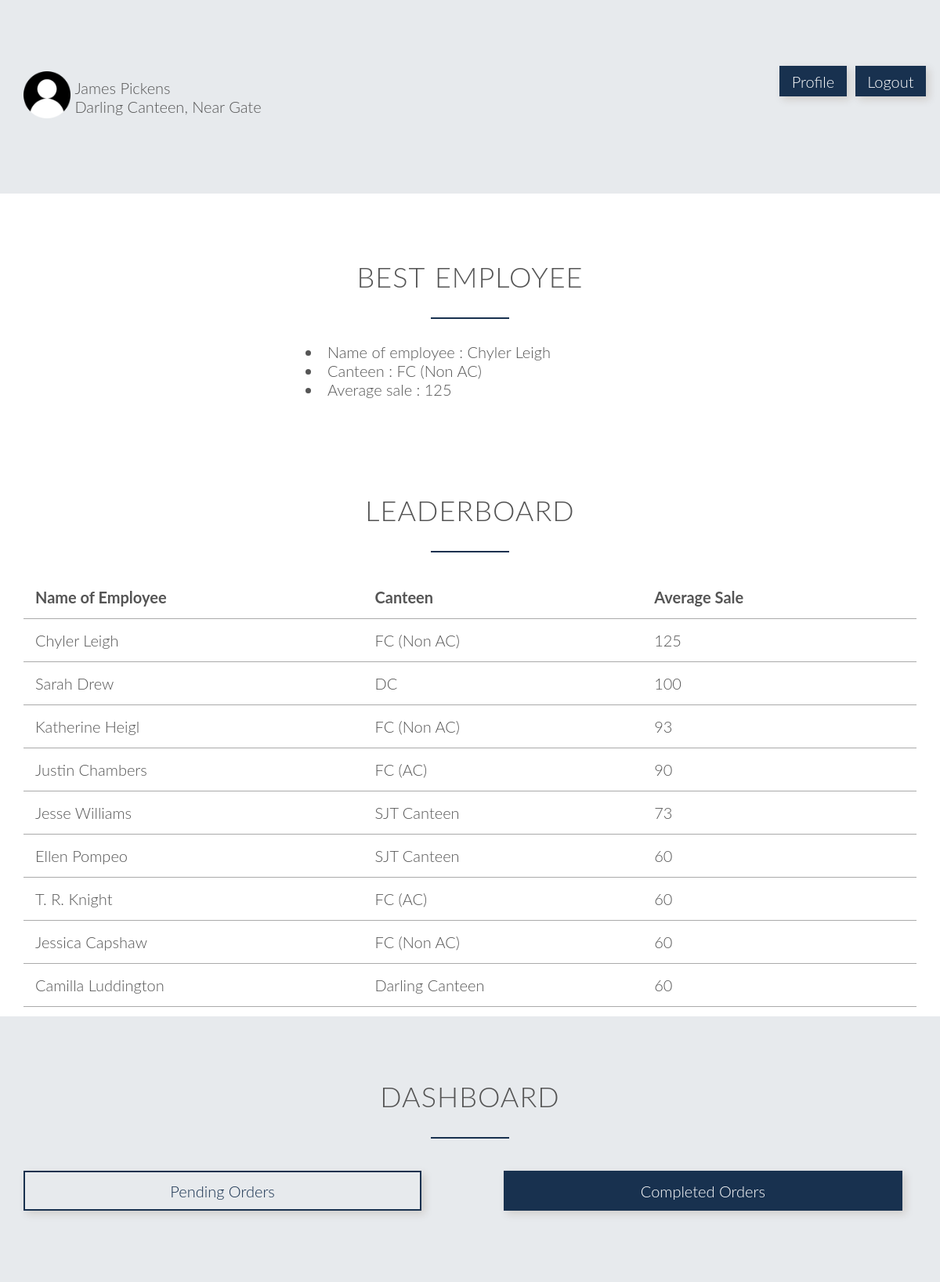
The app's page /emphome.php (signed in) with its own data.
### tables this page shows
CREATE TABLE `employee` (
  `eid` int(11) NOT NULL,
  `name` varchar(25) DEFAULT NULL,
  `join_date` date DEFAULT NULL,
  `streetname` varchar(15) DEFAULT NULL,
  `city` varchar(10) DEFAULT NULL,
  `phone` decimal(30,0) DEFAULT NULL,
  `cid` int(11) DEFAULT NULL
);

CREATE TABLE `canteen` (
  `cid` int(11) NOT NULL,
  `name` varchar(25) DEFAULT NULL,
  `location` varchar(10) DEFAULT NULL
);

### emphome.php (the view, shortened to what this page needs)
<!DOCTYPE html>
<?php
    include('sessionemp.php');
    $uname = $_SESSION['login_user'];
    $sql = "SELECT * from employee where eid='$uname'";
    $result = mysqli_query($db,$sql);
    $row = mysqli_fetch_array($result,MYSQLI_ASSOC);
?>
<html>
    <head>
        <link rel="stylesheet" type="text/css" href="css/style.css">
        <link rel="stylesheet" type="text/css" href="css/grid.css">
    </head>
    <body>
        <section class="section-plans">
            <div class="row">
                <div class="col span-10-of-12">
                    <?php
                        $cid = $row['cid'];
                        $canteen = "SELECT * from canteen where cid='$cid'";
                        $res = mysqli_query($db,$canteen);
                        $cantrow = mysqli_fetch_array($res,MYSQLI_ASSOC);
                    ?>
                    <img src="images/person.png" style="border-radius: 20%; width: 5vw;">
                    <div style="display: inline-block; vertical-align: super"><?php echo $row['name']?><br>
                        <?php
                            $cant=$cantrow['name'];
                            $loc=$cantrow['location'];
                            echo "$cant, $loc"
                        ?></div>
                </div>
                <div class="col span-1-of-12"><a style="text-decoration: none; background-color: #18314f; padding: 10% 20%; color: white; vertical-align: text-bottom; margin-top: 20%; margin-bottom: 20%; box-shadow: 4px 4px 10px rgba(72, 39, 10, 0.15)" href="empprof.php">Profile</a></div>
                <div class="col span-1-of-12"><a style="text-decoration: none; background-color: #18314f; padding: 10% 20%; color: white; vertical-align: text-bottom; margin-top: 20%; margin-bottom: 20%; box-shadow: 4px 4px 10px rgba(72, 39, 10, 0.15)" href="index.php">Logout</a></div>
            </div>
        </section>
        <section class="section-cant" id="cities">
            <div class="row">
            <br><br><br>
                <h2>Best Employee</h2>
            </div>
            <div class="row">
                <div class="row">
                    <?php
                        $q = "select max(jo) from (select eid, sum(cost)/count(eid) as jo from ord where status = 'Completed' group by eid) as t";
                        $m = mysqli_query($db,$q);
                        $cost = mysqli_fetch_array($m, MYSQLI_ASSOC);
                        $qb = "select eid, sum(cost)/count(eid) as jo from ord where status = 'Completed' group by eid";
                        $mb = mysqli_query($db,$qb);
                        while($item = mysqli_fetch_array($mb, MYSQLI_ASSOC)){
                            if ($cost['max(jo)']==$item['jo']){
                                $eid = $item['eid'];
                                $name = "select * from employee where eid='$eid'";
                                $r = mysqli_query($db,$name);
                                $nm = mysqli_fetch_array($r,MYSQLI_ASSOC);
                                $cid = $nm['cid'];
                                $c = "select name from canteen where cid=".$cid."";
                                $s = mysqli_query($db,$c);
                                $cant = mysqli_fetch_array($s, MYSQLI_ASSOC);
                                echo "<li style=\"margin-left:30vw;\">Name of employee : ".$nm['name']."</li><li style=\"margin-left:30vw;\"> Canteen : ".$cant['name']."</li><li style=\"margin-left:30vw;\"> Average sale : ".round($cost['max(jo)'])."</li><br><br>";
                            }
                        }
                    ?>
                </div>
            </div>
            <div class="row">
            <br><br><br>
                <h2>Leaderboard</h2>
            </div>
            <div class="row">
                <div class="row">
                    <table>
                        <tr>
                            <td width=15><strong>Name of Employee</strong></td>
                            <td width=15><strong>Canteen</strong></td>
                            <td width=15><strong>Average Sale</strong></td>
                        </tr>
                    <?php
                        $qb = "select * from (select eid, sum(cost)/count(eid) as jo from ord where status = 'Completed' group by eid) as t order by jo desc";
                        $mb = mysqli_query($db,$qb);
                        while($item = mysqli_fetch_array($mb, MYSQLI_ASSOC)){
                            $eid = $item['eid'];
                            $name = "select * from employee where eid='$eid'";
                            $r = mysqli_query($db,$name);
                            $nm = mysqli_fetch_array($r,MYSQLI_ASSOC);
                            $cid = $nm['cid'];
                            $c = "select name from canteen where cid=".$cid."";
                            $s = mysqli_query($db,$c);
                            $cant = mysqli_fetch_array($s, MYSQLI_ASSOC);
                            echo "<tr><td>".$nm['name']."</td><td>".$cant['name']."</td><td>".round($item['jo'])."</td></tr>";
                        }
                    ?>
                    </table>
                </div>
            </div>
        </section>
        <section class="section-plans">
            <div class="row">
                <h2>DASHBOARD</h2>
            </div>
            <div class="row">
                <a style="text-decoration: none; color:#18314f;" href="emordstat.php">
                    <div class="col span-5-of-11" style="box-shadow: 4px 4px 10px rgba(72, 39, 10, 0.15); text-align: center; padding: 1%;border: 2px solid #18314f;">
                        Pending Orders
                    </div>
                </a>
                <div class="col">&nbsp;&nbsp;&nbsp;&nbsp;&nbsp;&nbsp;&nbsp;&nbsp;&nbsp;&nbsp;&nbsp;&nbsp;&nbsp;&nbsp;&nbsp;&nbsp;</div>
                <a style="text-decoration: none; color: white;" href="emordview.php">
                    <div class="col span-5-of-11" style="box-shadow: 4px 4px 10px rgba(72, 39, 10, 0.15); text-align: center; padding: 1%;border: 2px solid #18314f;background-color: #18314f;">
                        Completed Orders
                    </div>
                </a>
            </div>
        </section>
   </body>
</html>

### css/style.css (style rules this page uses)
* { margin:0; padding: 0; -webkit-box-sizing: border-box; box-sizing: border-box; }
html, body { background-color: #fff; color: #555; font-family: 'Lato','Arial', sans-serif; font-weight: 300; font-size: 20px; text-rendering: optimizeLegibility; overflow-x: hidden; }
.row { max-width: 1140px; margin: 0 auto; }
section { padding: 80px 0px; }
h1, h2, h3 { font-weight: 300; text-transform: uppercase; }
h2 { font-size: 180%; word-spacing: 2px; text-align: center; margin-bottom: 30px; letter-spacing: 1px; }
h2:after { display: block; height: 2px; background-color: #18314f; content: " "; width: 100px; margin: 0 auto; margin-top: 30px; }
table { border:none; width: 100%; border-collapse: collapse; }
th, td { padding: 15px; text-align: left; vertical-align: middle; border: none; border-bottom: 1px solid #aaaaaa; }
.section-cant { padding: 1%; }
.section-plans { background-color: rgba(24, 49, 79, 0.1); }

### css/grid.css (style rules this page uses)
.row { zoom: 1; }
.row:before, .row:after { content:""; display:table; }
.row:after { clear:both; }
.col { display: block; float:left; margin: 1% 0 1% 1.6%; }
.col:first-child { margin-left: 0; }
.span-5-of-11 { width: 44.58%; }
.span-10-of-12 { width: 83.06%; }
.span-1-of-12 { width: 6.86%; }

### records on screen
employee: name "James Pickens"
canteen: name "Darling Canteen", location "Near Gate"
employee: name "Chyler Leigh"
canteen: name "FC (Non AC)"
employee: name "Sarah Drew"
canteen: name "DC"
employee: name "Katherine Heigl"
employee: name "Justin Chambers"
canteen: name "FC (AC)"
employee: name "Jesse Williams"
canteen: name "SJT Canteen"
employee: name "Ellen Pompeo"
employee: name "T. R. Knight"
employee: name "Jessica Capshaw"
employee: name "Camilla Luddington"

### other values on screen
$cost['max(jo)'] "125"
$item['jo'] "125"
$item['jo'] "100"
$item['jo'] "93"
$item['jo'] "90"
$item['jo'] "73"
$item['jo'] "60"
